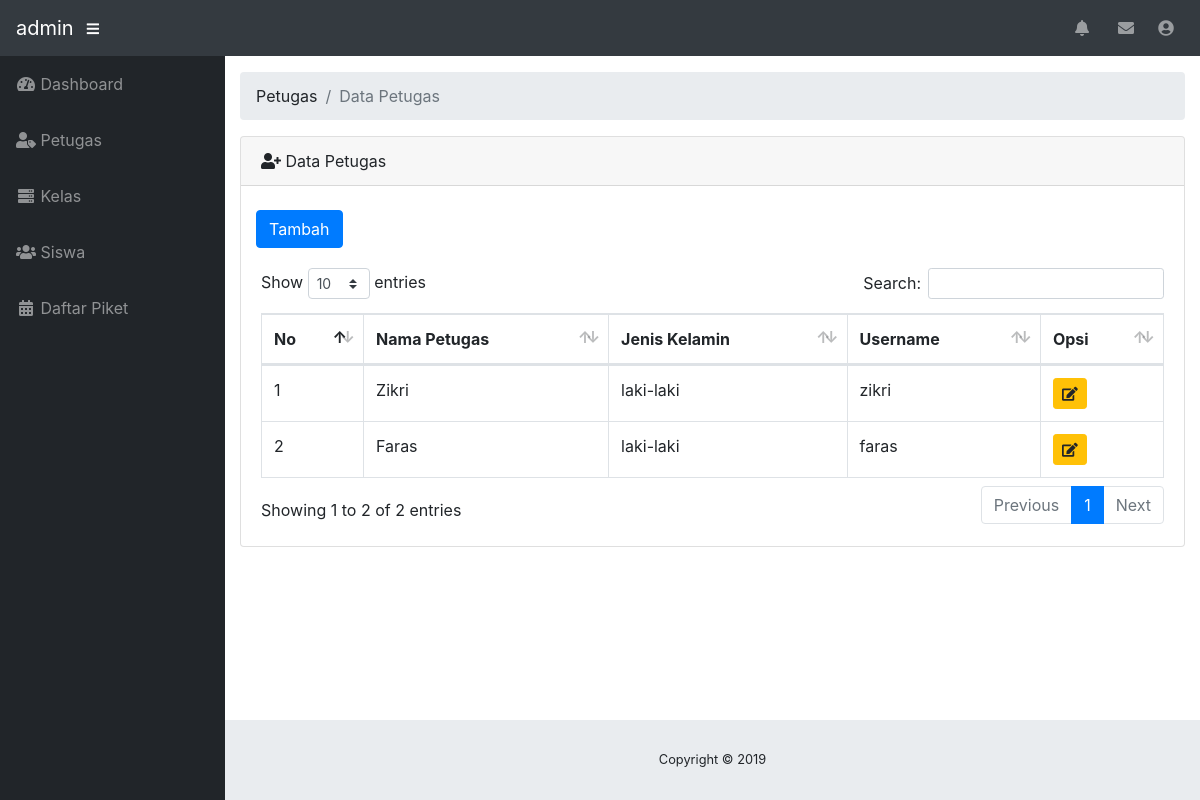
The app's page /admin/index.php?p=petugas (signed in) with its own data.
### tables this page shows
CREATE TABLE `petugas` (
  `id_petugas` int(11) NOT NULL,
  `nama_petugas` varchar(50) NOT NULL,
  `jenis_kelamin` enum('laki-laki','perempuan') NOT NULL,
  `username` varchar(50) NOT NULL,
  `password` varchar(50) NOT NULL,
  `id_level` int(11) NOT NULL
);

### admin/petugas.php (the view)
<ol class="breadcrumb">
	<li class="breadcrumb-item">Petugas</li>
	<li class="breadcrumb-item active">Data Petugas</li>
</ol>
<div class="card mb-3">
  <div class="card-header">
    <i class="fas fa-user-plus"></i>
    Data Petugas</div><br>
    <div class="col-md-3"><a href="index.php?p=petugas_tambah" class="btn btn-primary">Tambah</a></div>
    <div class="card-body">
    	<div class="table-responsive">
	      <table class="table table-bordered" id="dataTable" width="100%" cellspacing="0">
	        <thead>
	          <tr>
	            <th>No</th>
	            <th>Nama Petugas</th>
	            <th>Jenis Kelamin</th>
	            <th>Username</th>
	            <th>Opsi</th>
	          </tr>
	        </thead>
	        <tbody>
	          <?php
	          	$query = mysqli_query($koneksi, "SELECT * FROM petugas WHERE id_level='2' ");
	          	$no = 1;
	          	while ($data = mysqli_fetch_assoc($query)) {
	          		?>
	          		<tr>
	          			<td><?php echo $no++; ?></td>
	          			<td><?php echo $data['nama_petugas'] ?></td>
	          			<td><?php echo $data['jenis_kelamin'] ?></td>
	          			<td><?php echo $data['username'] ?></td>
	          			<td>
	          				<a class="btn btn-warning btn-sm" href="index.php?p=petugas_edit&id_petugas=<?php echo $data['id_petugas'] ?>"><i class="fa fa-edit"></i></a>
	          			</td>
	          		</tr>
	          		<?php
	          	}
	           ?>
	        </tbody>
	      </table>
	    </div>
     </div>
  </div>
</div>

### records on screen
petugas: nama_petugas "Zikri", jenis_kelamin "laki-laki", username "zikri"
petugas: nama_petugas "Faras", jenis_kelamin "laki-laki", username "faras"

### other values on screen
$_SESSION['data']['nama_petugas'] "admin"
